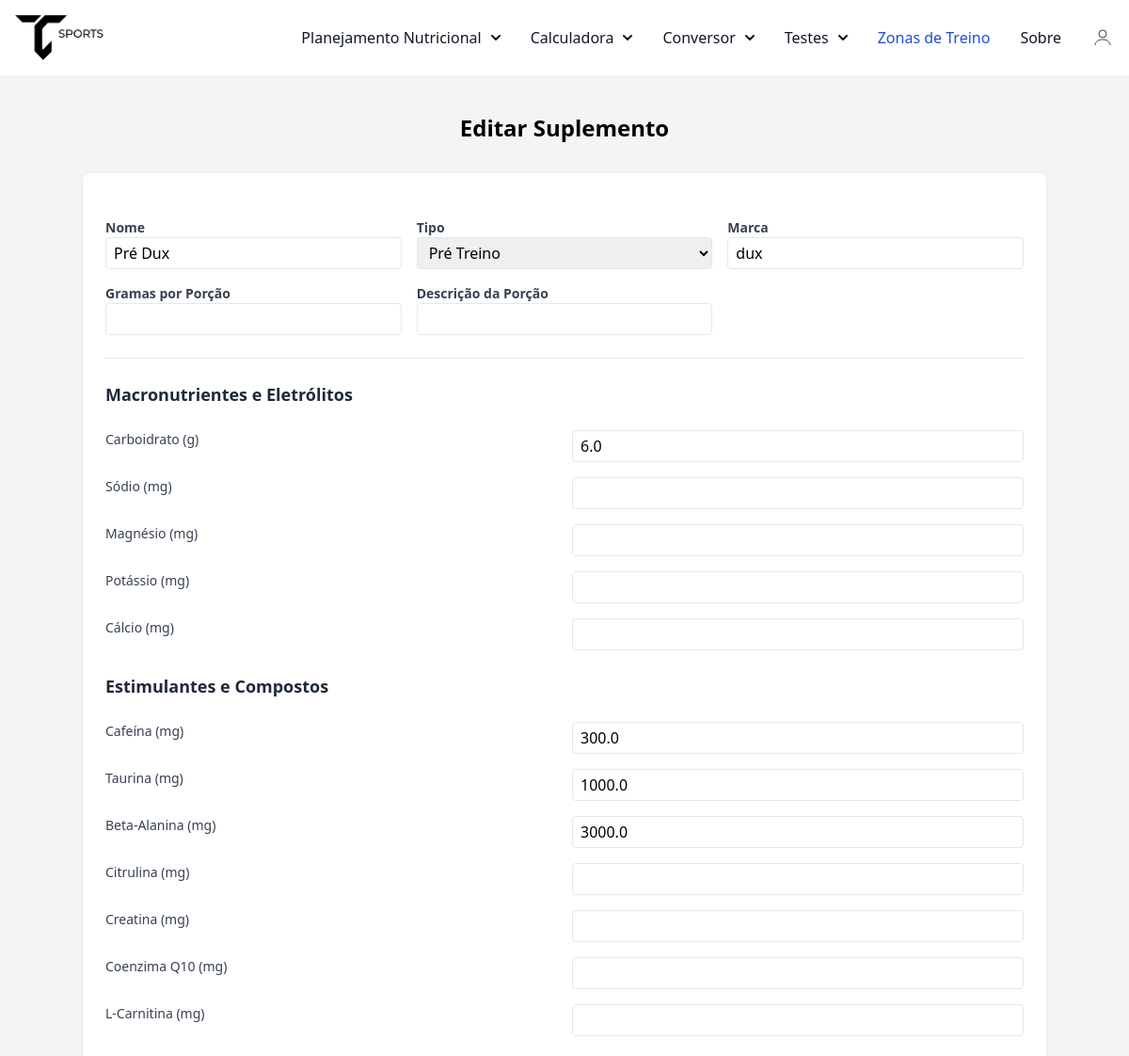
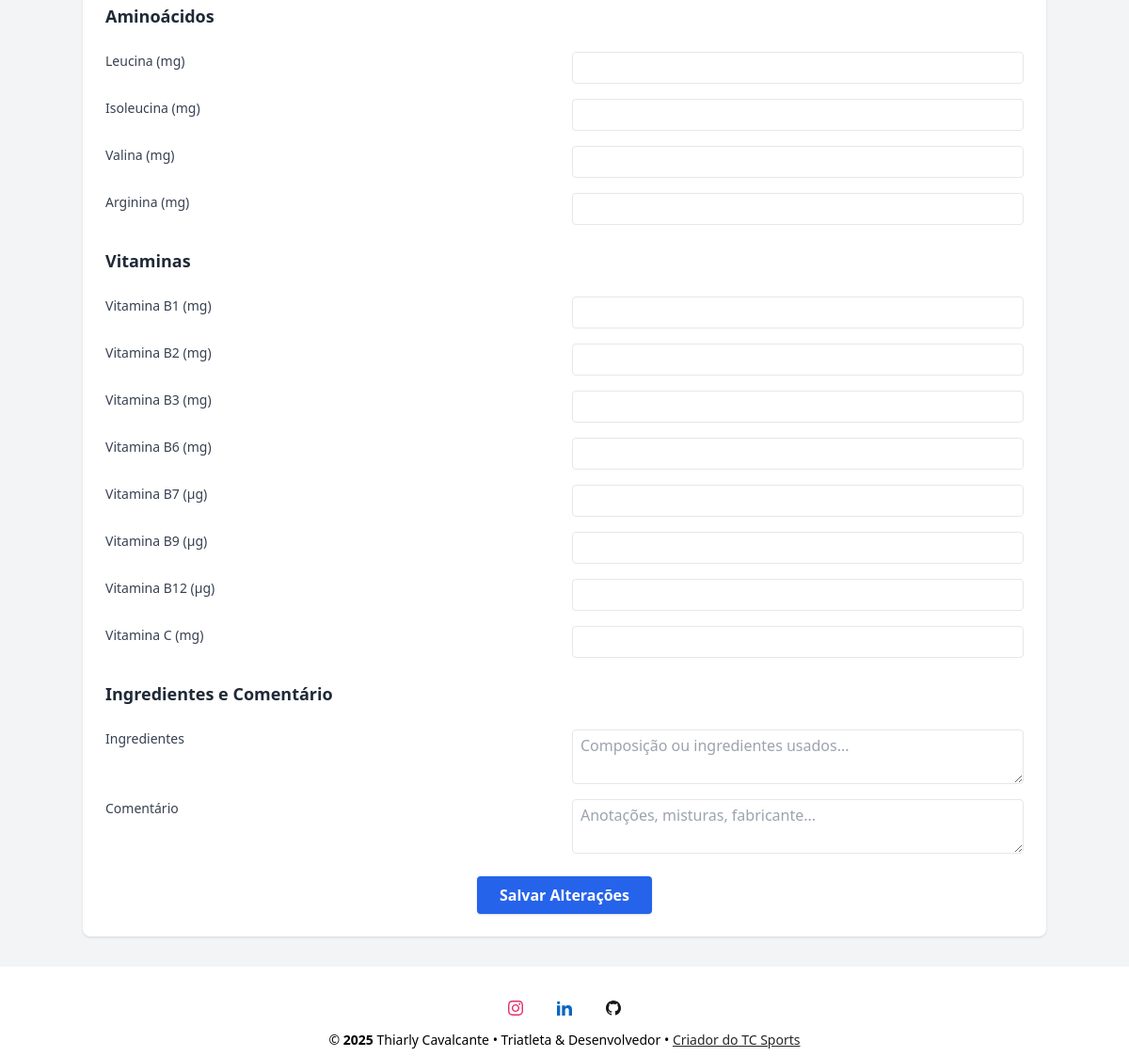
Before: /suplementos/editar/6 (signed in) with the older database file (2 pictures, top to bottom).
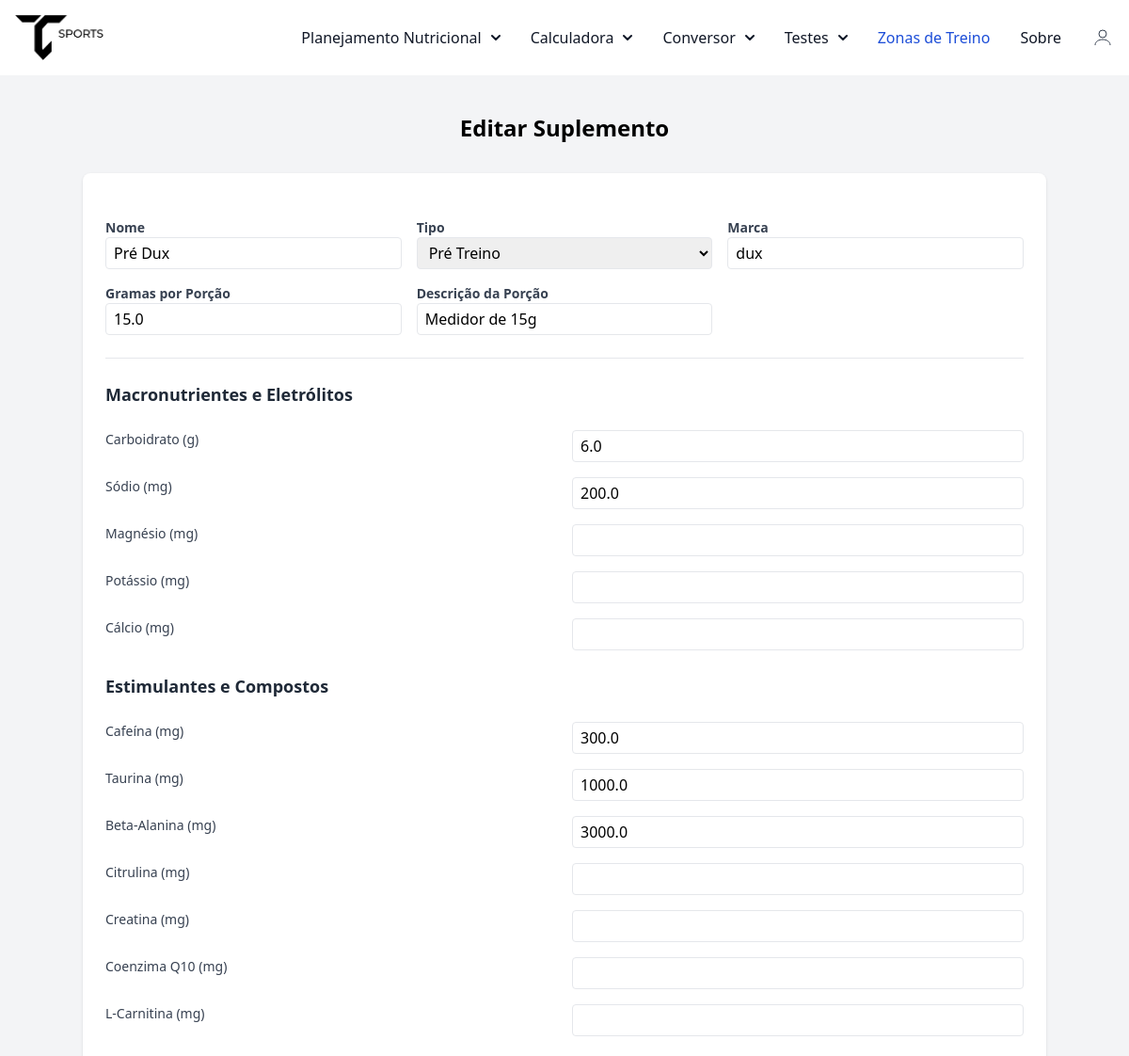
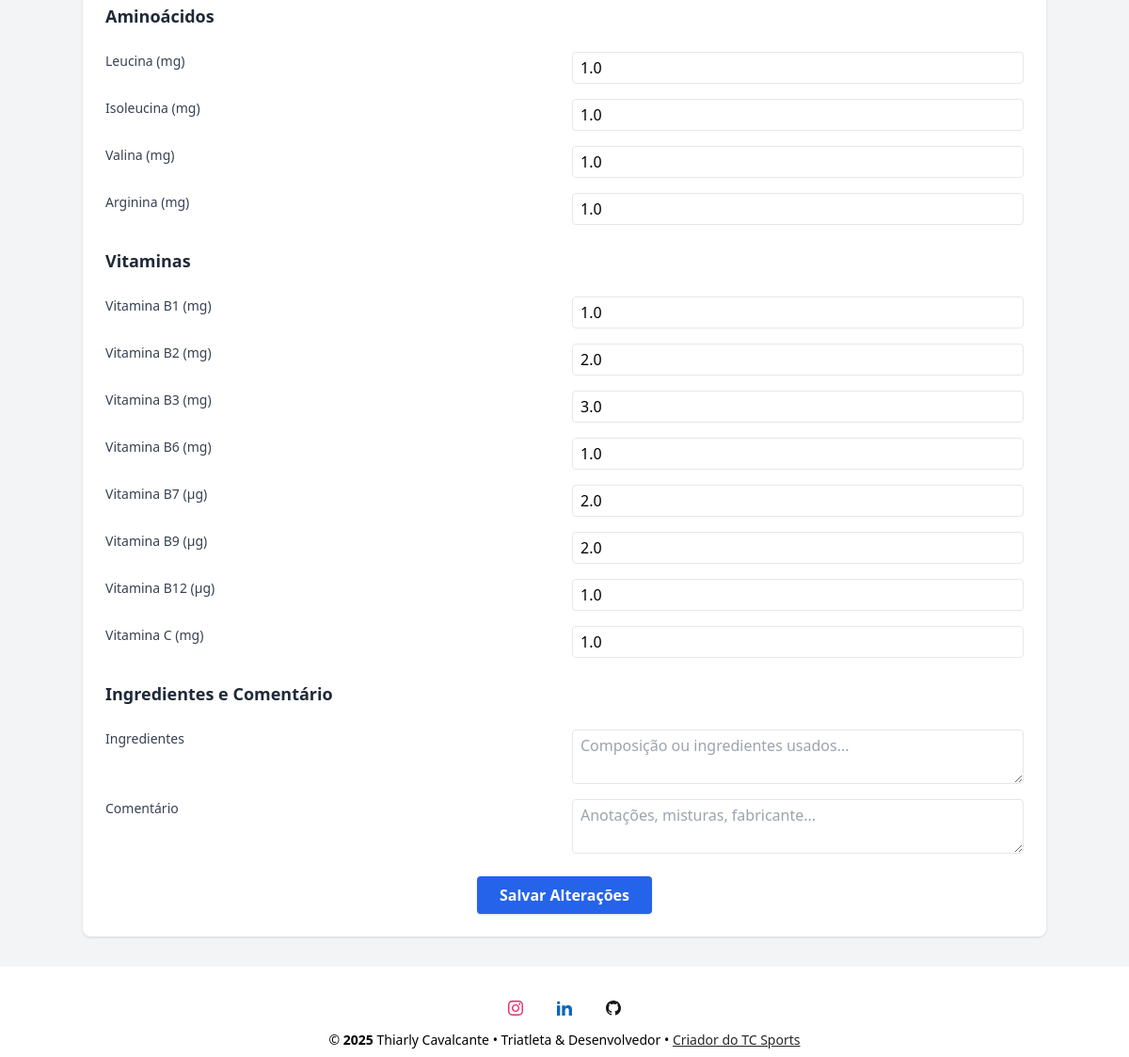
After: the same page with the newer database file (2 pictures, top to bottom).
### conversor/models.py (models this page shows, shortened)
class Suplemento(database.Model):
    __tablename__ = 'suplementos'
    id = database.Column(database.Integer, primary_key=True)
    user_id = database.Column(database.Integer, database.ForeignKey('user.id'), nullable=False)
    nome = database.Column(database.String(100), nullable=False)
    tipo = database.Column(database.String(50), nullable=False)
    marca = database.Column(database.String(50))
    gramas_por_porcao = database.Column(database.Float)
    descricao_porcao = database.Column(database.String(50))
    carbo = database.Column(database.Float)
    sodio = database.Column(database.Float)
    magnesio = database.Column(database.Float)
    potassio = database.Column(database.Float)
    calcio = database.Column(database.Float)
    cafeina = database.Column(database.Float)
    taurina = database.Column(database.Float)
    beta_alanina = database.Column(database.Float)
    citrulina = database.Column(database.Float)
    creatina = database.Column(database.Float)
    coq10 = database.Column(database.Float)
    carnitina = database.Column(database.Float)
    leucina = database.Column(database.Float)
    isoleucina = database.Column(database.Float)
    valina = database.Column(database.Float)
    arginina = database.Column(database.Float)
    vit_b1 = database.Column(database.Float)
    vit_b2 = database.Column(database.Float)
    vit_b3 = database.Column(database.Float)
    vit_b6 = database.Column(database.Float)
    vit_b7 = database.Column(database.Float)
    vit_b9 = database.Column(database.Float)
    vit_b12 = database.Column(database.Float)
    vit_c = database.Column(database.Float)
    comentario = database.Column(database.Text)  # campo livre para observações
    ingredientes = database.Column(database.Text)  # composição ou descrição dos ingredientes

### conversor/router.py (the view)
@app.route('/suplementos/editar/<int:id>', methods=['GET', 'POST'])
@login_required
def editar_suplemento(id):
    suplemento = Suplemento.query.filter_by(id=id, user_id=current_user.id).first_or_404()
    form = SuplementoForm(obj=suplemento)
    if form.validate_on_submit():
        form.populate_obj(suplemento)
        database.session.commit()
        flash('Suplemento editado com sucesso!', 'success')
        return redirect(url_for('listar_suplementos'))
    return render_template('editar_suplemento.html', form=form, suplemento=suplemento)

### conversor/models.py (called while the page is built)
@login_manager.user_loader
def load_user(user_id):
    return User.query.get(int(user_id))

### conversor/templates/editar_suplemento.html (shortened to what this page needs)
{% extends "base.html" %}
{% block content %}
<div class="max-w-5xl mx-auto mt-10">
  <h1 class="text-2xl font-bold text-center mb-8">Editar Suplemento</h1>
  <form method="POST" class="bg-white p-6 rounded-lg shadow space-y-6 mb-8">
    <div class="grid grid-cols-1 md:grid-cols-3 gap-4">
      <div>{{ form.nome.label(class="block text-sm font-semibold text-gray-700") }} {{ form.nome(class="w-full px-2 py-1 border rounded") }}</div>
      <div>{{ form.tipo.label(class="block text-sm font-semibold text-gray-700") }} {{ form.tipo(class="w-full px-2 py-1 border rounded") }}</div>
      <div>{{ form.marca.label(class="block text-sm font-semibold text-gray-700") }} {{ form.marca(class="w-full px-2 py-1 border rounded") }}</div>
      <div>{{ form.gramas_por_porcao.label(class="block text-sm font-semibold text-gray-700") }} {{ form.gramas_por_porcao(class="w-full px-2 py-1 border rounded") }}</div>
      <div>{{ form.descricao_porcao.label(class="block text-sm font-semibold text-gray-700") }} {{ form.descricao_porcao(class="w-full px-2 py-1 border rounded") }}</div>
    </div>
    <hr>
    <h2 class="font-semibold text-lg text-gray-800 mt-4">Macronutrientes e Eletrólitos</h2>
    <div class="grid grid-cols-1 md:grid-cols-2 gap-4">
      {{ form.carbo.label(class="block text-sm text-gray-700") }} {{ form.carbo(class="w-full px-2 py-1 border rounded") }}
      {{ form.sodio.label(class="block text-sm text-gray-700") }} {{ form.sodio(class="w-full px-2 py-1 border rounded") }}
      {{ form.magnesio.label(class="block text-sm text-gray-700") }} {{ form.magnesio(class="w-full px-2 py-1 border rounded") }}
      {{ form.potassio.label(class="block text-sm text-gray-700") }} {{ form.potassio(class="w-full px-2 py-1 border rounded") }}
      {{ form.calcio.label(class="block text-sm text-gray-700") }} {{ form.calcio(class="w-full px-2 py-1 border rounded") }}
    </div>
    <h2 class="font-semibold text-lg text-gray-800 mt-6">Estimulantes e Compostos</h2>
    <div class="grid grid-cols-1 md:grid-cols-2 gap-4">
      {{ form.cafeina.label(class="block text-sm text-gray-700") }} {{ form.cafeina(class="w-full px-2 py-1 border rounded") }}
      {{ form.taurina.label(class="block text-sm text-gray-700") }} {{ form.taurina(class="w-full px-2 py-1 border rounded") }}
      {{ form.beta_alanina.label(class="block text-sm text-gray-700") }} {{ form.beta_alanina(class="w-full px-2 py-1 border rounded") }}
      {{ form.citrulina.label(class="block text-sm text-gray-700") }} {{ form.citrulina(class="w-full px-2 py-1 border rounded") }}
      {{ form.creatina.label(class="block text-sm text-gray-700") }} {{ form.creatina(class="w-full px-2 py-1 border rounded") }}
      {{ form.coq10.label(class="block text-sm text-gray-700") }} {{ form.coq10(class="w-full px-2 py-1 border rounded") }}
      {{ form.carnitina.label(class="block text-sm text-gray-700") }} {{ form.carnitina(class="w-full px-2 py-1 border rounded") }}
    </div>
    <h2 class="font-semibold text-lg text-gray-800 mt-6">Aminoácidos</h2>
    <div class="grid grid-cols-1 md:grid-cols-2 gap-4">
      {{ form.leucina.label(class="block text-sm text-gray-700") }} {{ form.leucina(class="w-full px-2 py-1 border rounded") }}
      {{ form.isoleucina.label(class="block text-sm text-gray-700") }} {{ form.isoleucina(class="w-full px-2 py-1 border rounded") }}
      {{ form.valina.label(class="block text-sm text-gray-700") }} {{ form.valina(class="w-full px-2 py-1 border rounded") }}
      {{ form.arginina.label(class="block text-sm text-gray-700") }} {{ form.arginina(class="w-full px-2 py-1 border rounded") }}
    </div>
    <h2 class="font-semibold text-lg text-gray-800 mt-6">Vitaminas</h2>
    <div class="grid grid-cols-1 md:grid-cols-2 gap-4">
      {{ form.vit_b1.label(class="block text-sm text-gray-700") }} {{ form.vit_b1(class="w-full px-2 py-1 border rounded") }}
      {{ form.vit_b2.label(class="block text-sm text-gray-700") }} {{ form.vit_b2(class="w-full px-2 py-1 border rounded") }}
      {{ form.vit_b3.label(class="block text-sm text-gray-700") }} {{ form.vit_b3(class="w-full px-2 py-1 border rounded") }}
      {{ form.vit_b6.label(class="block text-sm text-gray-700") }} {{ form.vit_b6(class="w-full px-2 py-1 border rounded") }}
      {{ form.vit_b7.label(class="block text-sm text-gray-700") }} {{ form.vit_b7(class="w-full px-2 py-1 border rounded") }}
      {{ form.vit_b9.label(class="block text-sm text-gray-700") }} {{ form.vit_b9(class="w-full px-2 py-1 border rounded") }}
      {{ form.vit_b12.label(class="block text-sm text-gray-700") }} {{ form.vit_b12(class="w-full px-2 py-1 border rounded") }}
      {{ form.vit_c.label(class="block text-sm text-gray-700") }} {{ form.vit_c(class="w-full px-2 py-1 border rounded") }}
    </div>
    <h2 class="font-semibold text-lg text-gray-800 mt-6">Ingredientes e Comentário</h2>
    <div class="grid grid-cols-1 md:grid-cols-2 gap-4">
      {{ form.ingredientes.label(class="block text-sm text-gray-700") }} {{ form.ingredientes(class="w-full px-2 py-1 border rounded") }}
      {{ form.comentario.label(class="block text-sm text-gray-700") }} {{ form.comentario(class="w-full px-2 py-1 border rounded") }}
    </div>
    <div class="text-center mt-6">
      <button type="submit" class="bg-blue-600 hover:bg-blue-700 text-white font-semibold px-6 py-2 rounded shadow">
        Salvar Alterações
      </button>
    </div>
  </form>
</div>
{% endblock %}

### conversor/templates/base.html (shortened to what this page needs)
<!DOCTYPE html>
<html lang="pt">
<head>
    <link rel="stylesheet" href="https://cdnjs.cloudflare.com/ajax/libs/font-awesome/6.5.0/css/all.min.css">
    <script src="https://cdn.tailwindcss.com"></script>
    <link rel="stylesheet" href="{{ url_for('static', filename='css/style.css') }}">
</head>
<body>
    {% include 'navbar.html' %}
    <div class="content">
    {% block content %}
    {% endblock %}
    </div>
<footer class="w-full bg-white text-center text-black">
    <div class="pt-9 w-full">
      <div class="mb-2 flex justify-center">
        <a href="https://www.instagram.com/thiarly_tc/" target="_blank" class="mr-9 text-neutral-800 dark:text-neutral-200" aria-label="Instagram">
        </a>
        <a href="https://www.linkedin.com/in/thiarly-cavalcante-b0aa6056/" target="_blank" class="mr-9 text-neutral-800 dark:text-neutral-200" aria-label="Linkedin">
        </a>
        <a href="https://github.com/thiarly" target="_blank" class="text-neutral-800 dark:text-neutral-200" aria-label="Github">
        </a>
      </div>
    </div>
<div class="w-full text-sm bg-white p-2 text-center text-black ">
  &copy; <span id="copyrightYear"></span> Thiarly Cavalcante • Triatleta & Desenvolvedor •
  <a
    class="text-neutral-800 dark:text-neutral-400 underline hover:text-blue-500"
    href="https://tccavalcante.com" target="_blank"
  >
    Criador do TC Sports
  </a>
</div>
  </footer>
</body>
</html>

### conversor/templates/navbar.html (shortened to what this page needs)
<!DOCTYPE html>
<html lang="en">
<head>
    <script src="https://cdn.tailwindcss.com"></script>
</head>
<body class="bg-gray-100">
<nav class="bg-white border-gray-200">
  <div class="max-w-screen-xl flex flex-wrap items-center justify-between mx-auto p-4">
    <a href="{{url_for('zonas')}}" class="flex items-center">
      <img src="{{ url_for('static', filename='image/tcsports1.png')}}" class="h-12 mr-3 " alt="Flowbite Logo" />
    </a>
    <div class="hidden w-full md:block md:w-auto" id="divNav">
      <ul class="flex flex-col font-medium p-4 md:p-0 mt-4 border border-gray-100 rounded-lg bg-gray-50 md:space-x-8 rtl:space-x-reverse md:flex-row md:mt-0 md:border-0 md:bg-white md">
        <li class="relative">
          <button id="dropdownNavbarLink4" data-dropdown-toggle="dropdownNavbar" class="flex items-center justify-between w-full py-2 px-3 text-gray-900 rounded hover:bg-gray-100 md:hover:bg-transparent md:border-0 md:hover:text-blue-700 md:p-0 md:w-auto ">Planejamento Nutricional <svg class="w-2.5 h-2.5 ms-2.5" aria-hidden="true" xmlns="http://www.w3.org/2000/svg" fill="none" viewBox="0 0 10 6">
    <path stroke="currentColor" stroke-linecap="round" stroke-linejoin="round" stroke-width="2" d="m1 1 4 4 4-4"/>
    </svg></button>
      </li>
        <li class="relative">
            <button id="dropdownNavbarLink1" data-dropdown-toggle="dropdownNavbar" class="flex items-center justify-between w-full py-2 px-3 text-gray-900 rounded hover:bg-gray-100 md:hover:bg-transparent md:border-0 md:hover:text-blue-700 md:p-0 md:w-auto ">Calculadora <svg class="w-2.5 h-2.5 ms-2.5" aria-hidden="true" xmlns="http://www.w3.org/2000/svg" fill="none" viewBox="0 0 10 6">
    <path stroke="currentColor" stroke-linecap="round" stroke-linejoin="round" stroke-width="2" d="m1 1 4 4 4-4"/>
  </svg></button>
        </li>
        <li class="relative">
          <button id="dropdownNavbarLink2" data-dropdown-toggle="dropdownNavbar" class="flex items-center justify-between w-full py-2 px-3 text-gray-900 rounded hover:bg-gray-100 md:hover:bg-transparent md:border-0 md:hover:text-blue-700 md:p-0 md:w-auto ">Conversor <svg class="w-2.5 h-2.5 ms-2.5" aria-hidden="true" xmlns="http://www.w3.org/2000/svg" fill="none" viewBox="0 0 10 6">
  <path stroke="currentColor" stroke-linecap="round" stroke-linejoin="round" stroke-width="2" d="m1 1 4 4 4-4"/>
</svg></button>
      </li>
      <li class="relative">
        <button id="dropdownNavbarLink3" data-dropdown-toggle="dropdownNavbar" class="flex items-center justify-between w-full py-2 px-3 text-gray-900 rounded hover:bg-gray-100 md:hover:bg-transparent md:border-0 md:hover:text-blue-700 md:p-0 md:w-auto ">Testes <svg class="w-2.5 h-2.5 ms-2.5" aria-hidden="true" xmlns="http://www.w3.org/2000/svg" fill="none" viewBox="0 0 10 6">
<path stroke="currentColor" stroke-linecap="round" stroke-linejoin="round" stroke-width="2" d="m1 1 4 4 4-4"/>
</svg></button>
    </li>
        <li>
          <a href="zonas" class="block py-2 px-3 text-white bg-blue-700 rounded md:bg-transparent md:text-blue-700 md:p-0 " aria-current="page">Zonas de Treino</a>
        </li>
        <li>
          <a href="sobre" class="block py-2 px-3 text-gray-900 rounded hover:bg-gray-100 md:hover:bg-transparent md:border-0 md:hover:text-blue-700 md:p-0">Sobre</a>
        </li>
        {% if current_user.is_authenticated %}
        <li class="relative">
          <button id="userDropdown" class="flex items-center space-x-2 text-gray-700 ">
            <svg xmlns="http://www.w3.org/2000/svg" class="w-6 h-6" fill="none" viewBox="0 0 24 24" stroke="currentColor">
              <circle cx="12" cy="8" r="4" />
              <path d="M4 20c0-4 4-6 8-6s8 2 8 6" />
            </svg>
          </button>
        </li>
        {% endif %}
    </div>
  </div>
</nav>
</body>
</html>

### conversor/static/css/style.css (style rules this page uses)
span { color: black; font-weight: bold; }
html { height: 100%; }
body { display: flex; flex-direction: column; min-height: 100vh; margin: 0; }
.content { flex: 1 0 auto; }
footer { flex-shrink: 0; }

Changed rows visible on the page:
changed Suplemento "Pré Dux": gramas_por_porcao (not shown) → "15.0"; descricao_porcao (not shown) → "Medidor de 15g"; sodio (not shown) → "200.0"; leucina (not shown) → "1.0"; isoleucina (not shown) → "1.0"; valina (not shown) → "1.0"; arginina (not shown) → "1.0"; vit_b1 (not shown) → "1.0"; vit_b2 (not shown) → "2.0"; vit_b3 (not shown) → "3.0"; vit_b6 (not shown) → "1.0"; vit_b7 (not shown) → "2.0"; vit_b9 (not shown) → "2.0"; vit_b12 (not shown) → "1.0"; vit_c (not shown) → "1.0"
